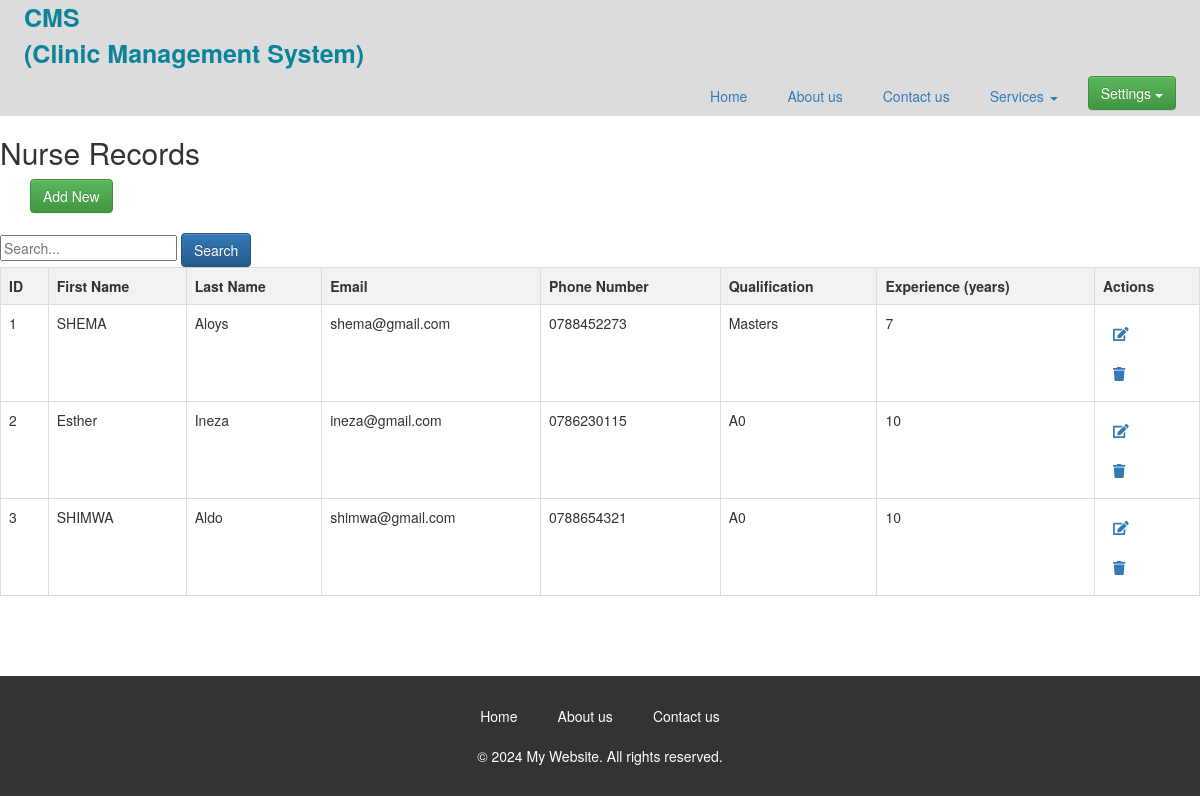
The page /nurse.php on the database its author committed.
### tables this page shows
CREATE TABLE `nurse` (
  `ID` int(30) NOT NULL,
  `FirstName` varchar(30) DEFAULT NULL,
  `LastName` varchar(30) DEFAULT NULL,
  `Email` varchar(30) DEFAULT NULL,
  `PhoneNumber` varchar(30) DEFAULT NULL,
  `Qualification` varchar(30) DEFAULT NULL,
  `ExperienceYears` varchar(30) DEFAULT NULL
);

### nurse.php (the view, shortened to what this page needs)
<?php
include('database_connection.php');
?>
<!DOCTYPE html>
<html lang="en">
<head>
    <link rel="stylesheet" href="style.css">
<link rel="stylesheet" href="https://cdn.jsdelivr.net/npm/bootstrap@3.3.7/dist/css/bootstrap.min.css" integrity="
sha384-BVYiiSIFeK1dGmJRAkycuHAHRg32OmUcww7on3RYdg4Va+PmSTsz/K68vbdEjh4u">
<link rel="stylesheet" href="https://cdn.jsdelivr.net/npm/bootstrap@3.3.7/dist/css/bootstrap-theme.min.css
">
</head>
<body>
    <nav>
        <label class="logo" >CMS <br>
            (Clinic Management System)</label>
        <ul>
            <li><a href="home.html">Home</a></li>
            <li><a href="about.html">About us</a></li>
            <li><a href="contact.html">Contact us</a></li>
            <li class="dropdown"><a href="#" class="dropdown-toggle" data-toggle="dropdown" role="button" aria-haspopup="true" aria-expanded="false">
                Services  <span class="caret"></span></a>
            </li>
            <li class="dropdown">
                <a href="#" class="btn btn-success dropdown-toggle" data-toggle="dropdown" role="button" aria-haspopup="true" aria-expanded="false">
                    Settings <span class="caret"></span>
                </a>
            </li>
        </ul>
    </nav>
    <h2>Nurse Records</h2>
    <div class="container">
        <a href="nurse.html" class="btn btn-success">Add New</a>
    </div>
    <br>
    <form method="GET" action="">
    <input type="text" name="search" placeholder="Search...">
    <button type="submit" class="btn btn-primary">Search</button>
</form>
    <table id="dataTable" class="table table-hover text-center">
        <tr>
            <th>ID</th>
            <th>First Name</th>
            <th>Last Name</th>
            <th>Email</th>
            <th>Phone Number</th>
            <th>Qualification</th>
            <th>Experience (years)</th>
             <th>Actions</th>
        </tr>
        <?php
$sql_select = "SELECT * FROM nurse";
$result = $conn->query($sql_select);
        if ($result->num_rows > 0) {
            while ($row = $result->fetch_assoc()) {
                echo "<tr>";
                echo "<td>" . $row["ID"] . "</td>";
                echo "<td>" . $row["FirstName"] . "</td>";
                echo "<td>" . $row["LastName"] . "</td>";
                echo "<td>" . $row["Email"] . "</td>";
                echo "<td>" . $row["PhoneNumber"] . "</td>";
                echo "<td>" . $row["Qualification"] . "</td>";
                echo "<td>" . $row["ExperienceYears"] . "</td>";
                echo "<td>";
                echo "<a href='nupdate.php?updateID=" . $row['ID'] . "'><i class='fas fa-edit'></i></a>";
                echo "<a href='ndelete.php?ID=" . $row['ID'] . "'><i class='fas fa-trash'></i></a>";
                echo "</td>";
                echo "</tr>";
            }
        } else {
            echo "<tr><td colspan='7'>No data found</td></tr>";
        }
        ?>
    </table>
</section><br><br><br>
    <footer>
        <ul>
            <li><a href="home.html">Home</a></li>
            <li><a href="about.html">About us</a></li>
            <li><a href="contact.html">Contact us</a></li>
        </ul>
        <p>&copy; 2024 My Website. All rights reserved.</p>
    </footer>
</body>
</html>

### style.css (style rules this page uses)
body { font-family: Arial, sans-serif; margin: 0; padding: 0; }
nav { background-color: gainsboro; color: #fff; padding: 0 4px; }
.logo { font-size: 25px; color: #0a839b; margin-left: 20px; }
ul { list-style-type: none; margin: 0; padding: 0; display: flex; justify-content: flex-end; }
li { margin-right: 20px; position: relative; }
a { text-decoration: none; color: #fff; display: block; padding: 10px; }
.btn { display: inline-block; padding: 10px 20px; background-color: #4CAF50; color: #6b99b8; border: none; border-radius: 5px; cursor: pointer; text-decoration: none; }
footer { background-color: #333; color: #fff; padding: 20px 0; text-align: center; }
footer ul { list-style-type: none; display: flex; justify-content: center; margin-bottom: 10px; }
footer li { margin: 0 10px; }
footer a { color: #fff; text-decoration: none; }

### nurse.php (style rules this page uses)
table { width: 100%; border-collapse: collapse; }
th, td { border: 1px solid #ddd; padding: 8px; text-align: left; }
th { background-color: #f2f2f2; }

### rows shown on the page
nurse: ID "1", FirstName "SHEMA", LastName "Aloys", Email "shema@gmail.com", PhoneNumber "0788452273", Qualification "Masters", ExperienceYears "7"
nurse: ID "2", FirstName "Esther", LastName "Ineza", Email "ineza@gmail.com", PhoneNumber "0786230115", Qualification "A0", ExperienceYears "10"
nurse: ID "3", FirstName "SHIMWA", LastName "Aldo", Email "shimwa@gmail.com", PhoneNumber "0788654321", Qualification "A0", ExperienceYears "10"
